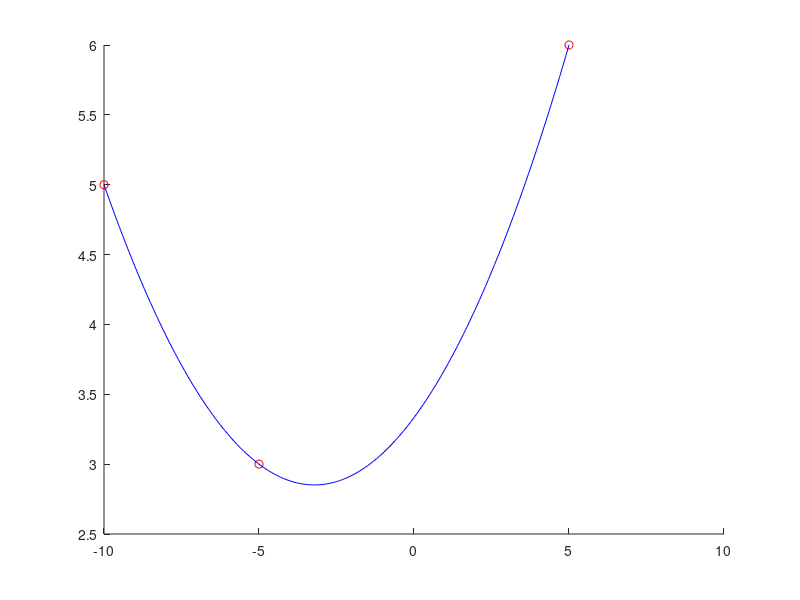

Recreate this plot in MATLAB.
%______Metody numeryczne LAB3_______________
%______________Interpolacja_________________

clc;
clear all;
close all;

%x = input("Podaj wektor x: ")
%y = input("Podaj wektor y: ")

x = [-10 -5 5];
y = [5;3;6];

lengthX = length(x);
vX = zeros(lengthX, lengthX);

for i=1:length(x)
    for j = 0 : (lengthX - 1)
        vX(i, j+1) = (x(i)) ^j;
    end
end


lengthY = length(y);
vY = zeros(lengthY, 1);

for j=1 : lengthY
    vY(j,1) = y(j);
end

xo = min(x):.1:max(x);

A = vX \ vY
%disp(A);

for j=1 : length(xo)
    w(j) = 0;
    for i = 0 : (length(x) - 1)
        index = i + 1;
        w(j) = w(j) + (A(index) * xo(j).^i);
    end
end

grid on;
hold on;

plot(x, y, 'or', xo, w,'b');


grid off;
hold off;
